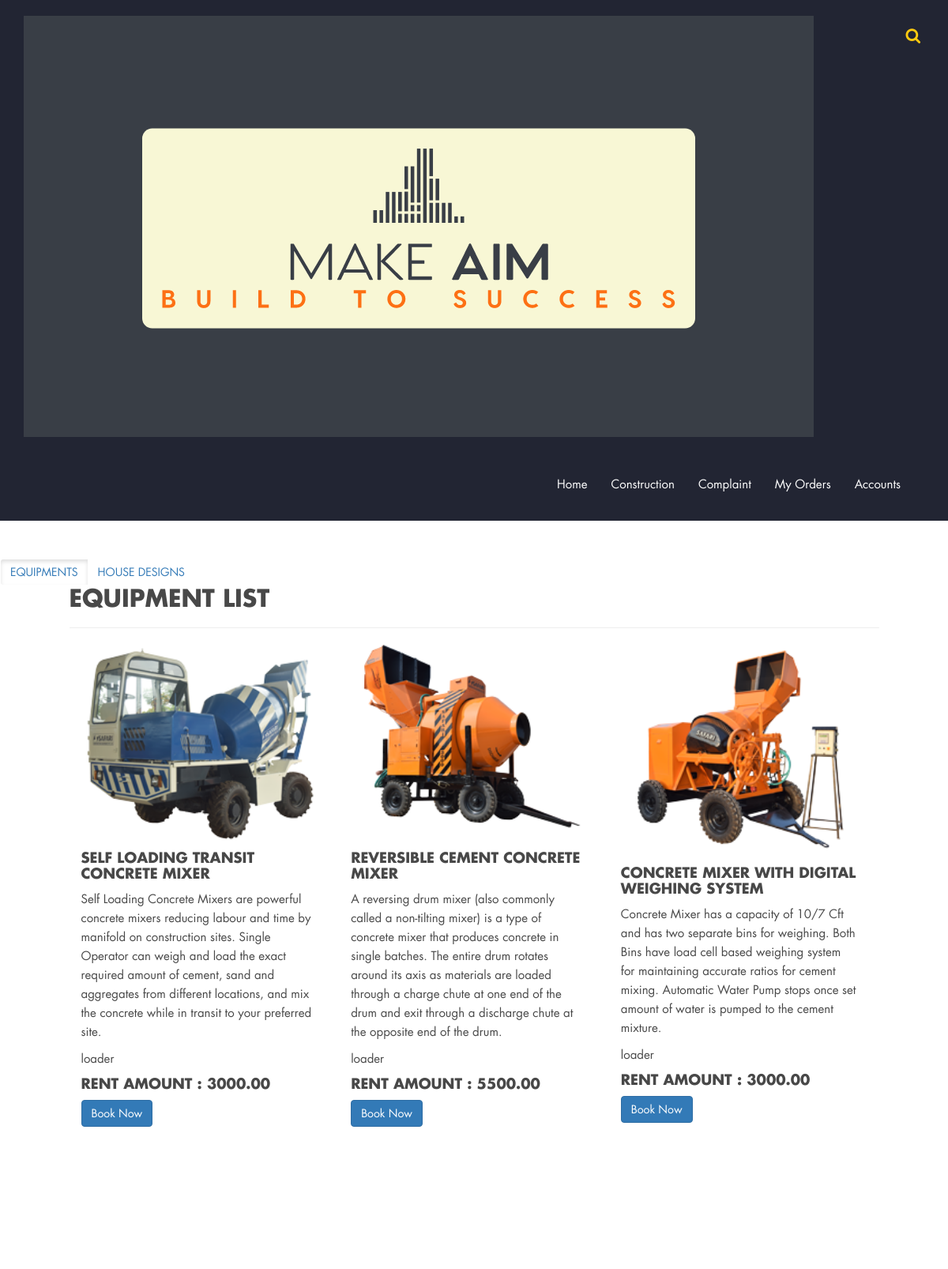
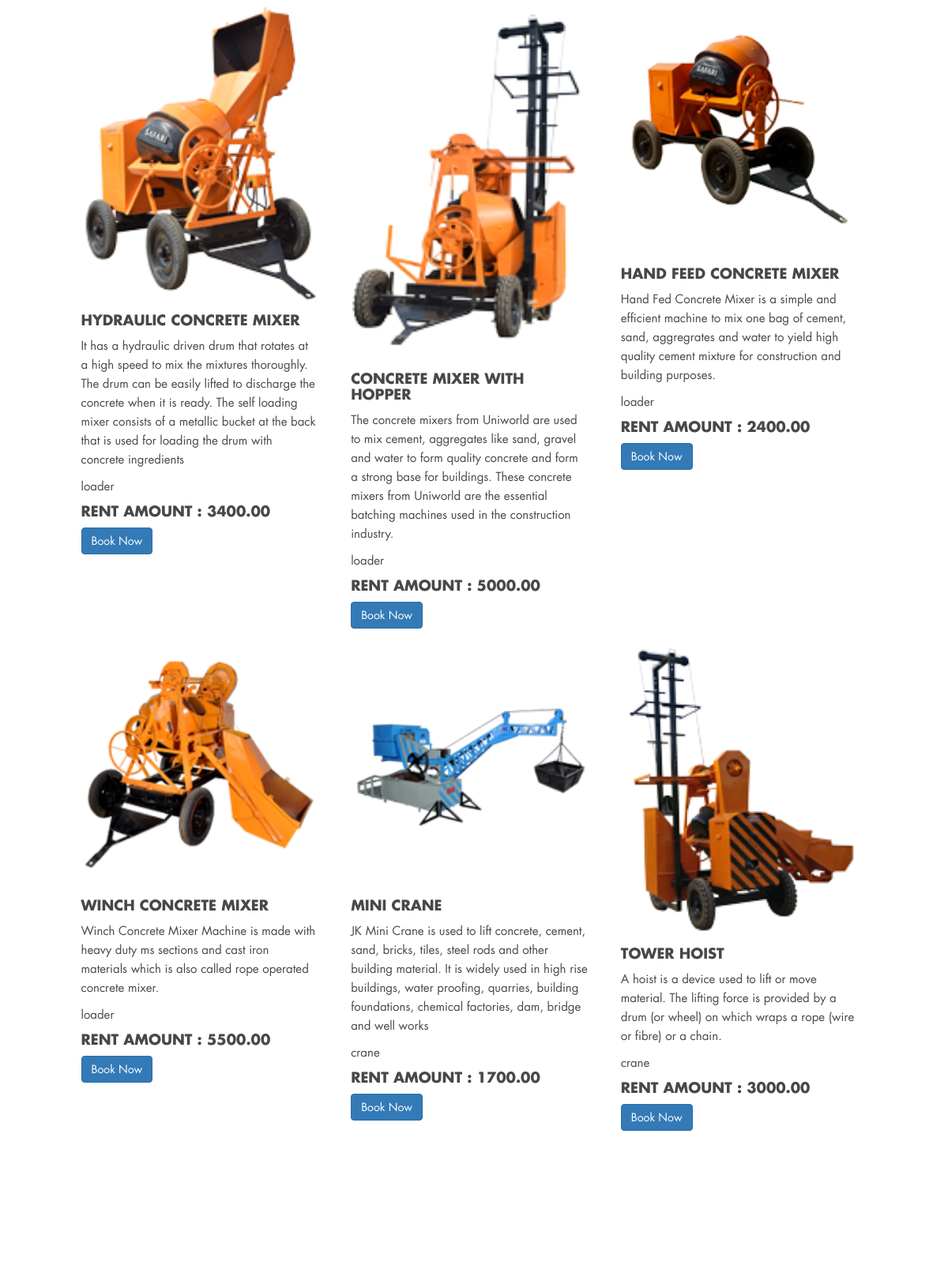
The page / (upper part) on the database its author committed (2 pictures, top to bottom).
### admin/models.py (models this page shows, shortened)
class Equipment(models.Model):
    name = models.CharField(max_length=100)
    description = models.TextField(blank=True)
    type_choices = [
        ('excavator', 'Excavator'),
        ('bulldozer', 'Bulldozer'),
        ('crane', 'Crane'),
        ('loader', 'Loader')
    ]
    equipment_type = models.CharField(choices=type_choices, max_length=20)
    status_choices = [
        ('available', 'Available'),
        ('scheduled', 'Scheduled'),
        ('in_use', 'In Use'),
        ('in_repair', 'In Repair')
    ]
    rent_amount = models.DecimalField(max_digits=8, decimal_places=2)
    image = models.ImageField(
        upload_to='Equipment',
        max_length=300,
        default=''
    )
    status = models.CharField(choices=status_choices, max_length=20, default='available')

### customer/views.py (the view)
# urls.py: path('', index, name='admin_index'),
def index(request):
    equipments = Equipment.objects.filter(status='available')
    return render(request, 'customer/index.html', {'equipments': equipments})

### customer/templates/customer/index.html
{% extends 'customer/shared/base.html' %}
{% load static %}
{% load crispy_forms_tags %}
{% block main %}
<br>
<br>
<div class="btn-group c">
    <a href="{% url 'custome_index' %}" class="btn btn-outline-primary active">EQUIPMENTS</a>
    <a href="{% url 'custome_housedesigns' %}" class="btn btn-outline-primary">HOUSE DESIGNS</a>
</div>
<div class="row">
    <div class="col-sm-1"></div>
    <div class="col-sm-10 col-xl-4">
        <div class="row">
            <h2>Equipment List</h2>
            <hr>
            {% for equipment in equipments %}
            <div class="col-sm-4 ml-2 my-5">
                <div class="card" style="width: 300px; height:800px ;">
                    <img class="card-img-top" src="/media/{{equipment.image}}" alt="" style="width: 100%;">
                    <div class="card-body">
                        <h4 class="card-title">{{ equipment.name }}</h4>
                        <p class="card-text">{{ equipment.description }}</p>
                        <p class="card-text">{{ equipment.equipment_type }}</p>
                        <h4>Rent Amount : {{ equipment.rent_amount }}</h4>
                        <a href="{% url 'custome_booknow' id=equipment.id %}" class="btn btn-primary">Book Now</a>
                    </div>
                </div>
            </div>
            {% endfor %}
        </div>
    </div>
    <div class="col-sm-1"></div>
</div>
<br>
<br>
<br>
<br>
{% endblock main %}

### static/css/bootsnav.css (style rules this page uses)
body { -webkit-transition: all 0.3s ease-in-out; -moz-transition: all 0.3s ease-in-out; -o-transition: all 0.3s ease-in-out; -ms-transition: all 0.3s ease-in-out; transition: all 0.3s ease-in-out; }

### static/css/custom.css (style rules this page uses)
body { font-size: 15px; line-height: 24px; font-family: 'futura_ltbook', sans-serif; color: #484848; }
h1, h2, h3, h4, h5, h6 { font-weight: bold; text-transform: uppercase; color: #484848; font-family: 'futura_ltbold', sans-serif; }
h2 { font-size: 30px; margin: 0 0 20px; }
img { width: 100%; }
a,button { outline: 0 !important; }

### rows shown on the page
Equipment: image (picture), name "SELF LOADING TRANSIT CONCRETE MIXER", description "Self Loading Concrete Mixers are powerful concrete mixers reducing labour and time by manifold on construction sites. Single Operator can weigh and load the exact required amount of cement, sand and aggregates from different locations, and mix the concrete while in transit to your preferred site.", equipment_type "loader", rent_amount "3000.00"
Equipment: image (picture), name "REVERSIBLE CEMENT CONCRETE MIXER", description "A reversing drum mixer (also commonly called a non-tilting mixer) is a type of concrete mixer that produces concrete in single batches. The entire drum rotates around its axis as materials are loaded through a charge chute at one end of the drum and exit through a discharge chute at the opposite end of the drum.", equipment_type "loader", rent_amount "5500.00"
Equipment: image (picture), name "CONCRETE MIXER WITH DIGITAL WEIGHING SYSTEM", description "Concrete Mixer has a capacity of 10/7 Cft and has two separate bins for weighing. Both Bins have load cell based weighing system for maintaining accurate ratios for cement mixing. Automatic Water Pump stops once set amount of water is pumped to the cement mixture.", equipment_type "loader", rent_amount "3000.00"
Equipment: image (picture), name "HYDRAULIC CONCRETE MIXER", description "It has a hydraulic driven drum that rotates at a high speed to mix the mixtures thoroughly. The drum can be easily lifted to discharge the concrete when it is ready. The self loading mixer consists of a metallic bucket at the back that is used for loading the drum with concrete ingredients", equipment_type "loader", rent_amount "3400.00"
Equipment: image (picture), name "CONCRETE MIXER WITH HOPPER", description "The concrete mixers from Uniworld are used to mix cement, aggregates like sand, gravel and water to form quality concrete and form a strong base for buildings. These concrete mixers from Uniworld are the essential batching machines used in the construction industry.", equipment_type "loader", rent_amount "5000.00"
Equipment: image (picture), name "HAND FEED CONCRETE MIXER", description "Hand Fed Concrete Mixer is a simple and efficient machine to mix one bag of cement, sand, aggregrates and water to yield high quality cement mixture for construction and building purposes.", equipment_type "loader", rent_amount "2400.00"
Equipment: image (picture), name "WINCH CONCRETE MIXER", description "Winch Concrete Mixer Machine is made with heavy duty ms sections and cast iron materials which is also called rope operated concrete mixer.", equipment_type "loader", rent_amount "5500.00"
Equipment: image (picture), name "MINI CRANE", description "JK Mini Crane is used to lift concrete, cement, sand, bricks, tiles, steel rods and other building material. It is widely used in high rise buildings, water proofing, quarries, building foundations, chemical factories, dam, bridge and well works", equipment_type "crane", rent_amount "1700.00"
Equipment: image (picture), name "TOWER HOIST", description "A hoist is a device used to lift or move material. The lifting force is provided by a drum (or wheel) on which wraps a rope (wire or fibre) or a chain.", equipment_type "crane", rent_amount "3000.00"
